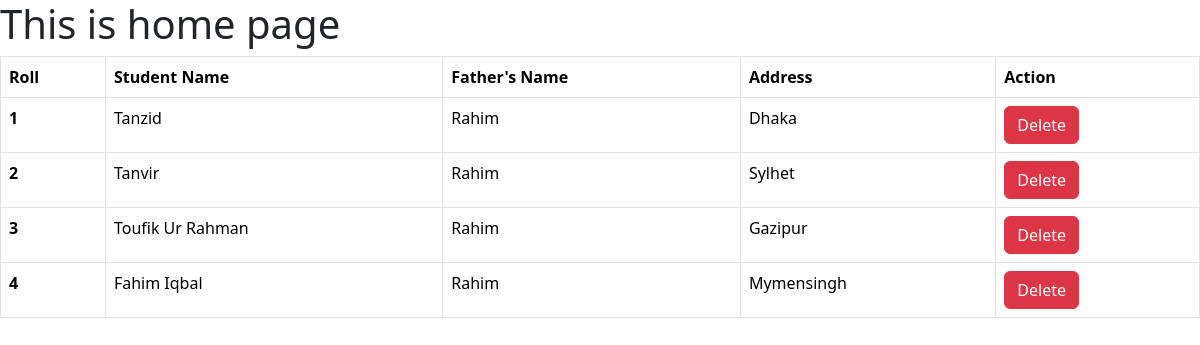
The page / on the database its author committed.
### first_app/models.py (models this page shows, shortened)
class Student(models.Model):
    name = models.CharField(max_length= 20)
    roll = models.IntegerField(primary_key= True)
    address = models.TextField()
    father_name = models.TextField(default='Rahim')

### first_app/views.py (the view)
# urls.py: path('', views.home, name='home'),
def home(request):
    student = models.Student.objects.all()
    return render(request, 'index.html', {'data': student})

### first_app/templates/index.html (shortened to what this page needs)
<!doctype html>
<html lang="en">
  <head>
    <link href="https://cdn.jsdelivr.net/npm/bootstrap@5.3.2/dist/css/bootstrap.min.css" rel="stylesheet">
  </head>
  <body>
    <h1>This is home page</h1>
    {% if data %}
    <table class="table table-bordered">
      <thead>
        <tr>
          <th scope="col">Roll</th>
          <th scope="col">Student Name</th>
          <th scope="col">Father's Name</th>
          <th scope="col">Address</th>
          <th scope="col">Action</th>
        </tr>
      </thead>
      <tbody>
        {% for st in data %}
        <tr>
          <th scope="row">{{st.roll}}</th>
          <td>{{st.name}}</td>
          <td>{{st.father_name}}</td>
          <td>{{st.address}}</td>
          <td><a class = "btn btn-danger text-white" href="{% url 'delete_student' st.roll %}">Delete</a></td>
        </tr>
        {% endfor %}
      </tbody>
    </table>
    {% else %}
    <h3>No data available to show</h3>
    {% endif %}
  </body>
</html>

### rows shown on the page
Student: roll "1", name "Tanzid", father_name "Rahim", address "Dhaka"
Student: roll "2", name "Tanvir", father_name "Rahim", address "Sylhet"
Student: roll "3", name "Toufik Ur Rahman", father_name "Rahim", address "Gazipur"
Student: roll "4", name "Fahim Iqbal", father_name "Rahim", address "Mymensingh"
